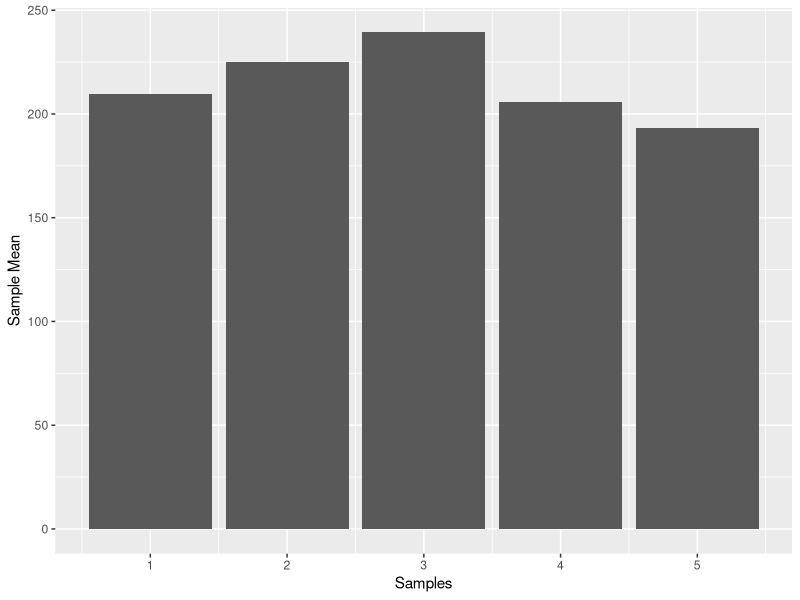

Reproduce this figure in R.
## ---- chunk 1
#confidence: 20

observations<-rnorm(5*25,mean=200,sd=100)
samples<-rep(1:5,each=25)
my_data<-data.frame(samples,observations)

library(dplyr)

means<-my_data%>%
  group_by(samples)%>%
  summarize(sample_mean=mean(observations))

library(ggplot2)

ggplot(means,aes(x=samples,y=sample_mean))+
  geom_bar(stat="identity")+
  xlab("Samples")+
  ylab("Sample Mean")
  
